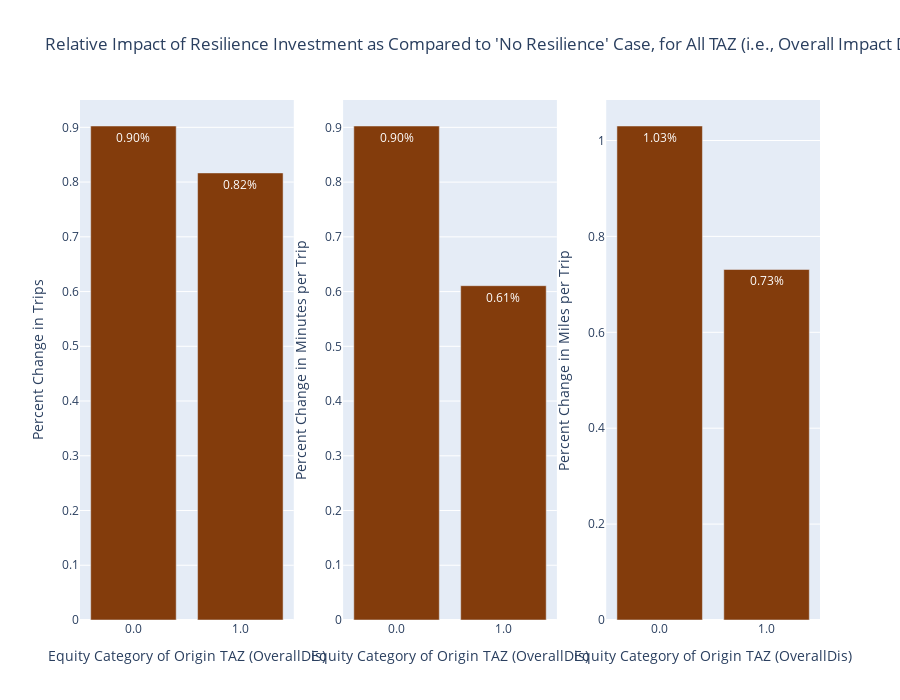

Notebook code cell kept with this figure:
### Markdown cell above
##### Question 3B: What was the relative impact (change in metric expressed as a percentage of the "no resilience" magnitude) across all TAZ?
- Variables: Same as the above set, except divided by the magnitude in the "no resilience" case and multiplied by 100 to show percent change relative to "no resilience" case
    - `trips_delta_relative`
    - `minutespertrip_delta_relative`
    - `milespertrip_delta_relative`

### Code cell
makebarcharts("delta_relative")

### Figure 1 — Plotly figure (JSON) as saved in the notebook; plotly's stock layout.template omitted (floating-point values rounded to 4 significant figures)
{"data": [{"hovertemplate": "Equity Category of Origin TAZ (OverallDis): %{x:.1f}<br>Percent Change in Trips: %{y:.3}%<br><extra></extra>", "marker": {"color": "#833C0C"}, "text": ["0.90%", "0.82%"], "type": "bar", "x": ["0.0", "1.0"], "xaxis": "x", "y": [0.9024, 0.8167], "yaxis": "y"}, {"hovertemplate": "Equity Category of Origin TAZ (OverallDis): %{x:.1f}<br>Percent Change in Minutes per Trip: %{y:.3}%<br><extra></extra>", "marker": {"color": "#833C0C"}, "text": ["0.90%", "0.61%"], "type": "bar", "x": ["0.0", "1.0"], "xaxis": "x2", "y": [0.9025, 0.6107], "yaxis": "y2"}, {"hovertemplate": "Equity Category of Origin TAZ (OverallDis): %{x:.1f}<br>Percent Change in Miles per Trip: %{y:.3}%<br><extra></extra>", "marker": {"color": "#833C0C"}, "text": ["1.03%", "0.73%"], "type": "bar", "x": ["0.0", "1.0"], "xaxis": "x3", "y": [1.03, 0.731], "yaxis": "y3"}], "layout": {"height": 700, "showlegend": false, "title": {"text": "Relative Impact of Resilience Investment as Compared to 'No Resilience' Case, for All TAZ (i.e., Overall Impact Divided by Value of Metric in 'No Resilience' Case)"}, "xaxis": {"anchor": "y", "domain": [0, 0.2889], "title": {"text": "Equity Category of Origin TAZ (OverallDis)"}}, "xaxis2": {"anchor": "y2", "domain": [0.3556, 0.6444], "title": {"text": "Equity Category of Origin TAZ (OverallDis)"}}, "xaxis3": {"anchor": "y3", "domain": [0.7111, 1], "title": {"text": "Equity Category of Origin TAZ (OverallDis)"}}, "yaxis": {"anchor": "x", "domain": [0, 1], "title": {"text": "Percent Change in Trips"}}, "yaxis2": {"anchor": "x2", "domain": [0, 1], "title": {"text": "Percent Change in Minutes per Trip"}}, "yaxis3": {"anchor": "x3", "domain": [0, 1], "title": {"text": "Percent Change in Miles per Trip"}}}}
